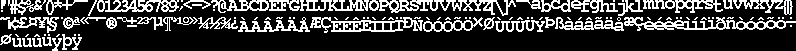
#> input picture Computer/resources/courB14.pbm, 796 x 51 px
$ python -i ImageParser.py   (imports and definitions only)   (Python 2 division)
#> lines starting #> are read from the running program, lines starting #| are printed output that depends on the picture; after the words box and inside, x2 and y2 are one past the last pixel; in counts of white or black regions, pixels touching at a corner belong together
#> further down, picture is the input picture: PIL image 796x51 1; 23.9% white in thin lines or dots
"""
A collection of methods to provide functionality for reading and writing
NetPBM images.

Note: reading in of P3 and P6 images is not currently supported.

Functions:
get_info() -- get header details from a NetPBM file.
parse_image() -- read in data from a NetPBM file.
save_image() -- save an image as a NetPBM file.
"""

# Import needed modules/libraries.
import os.path
import string
import sys
from PIL import Image
import array


# [288 lines left out: functions get_info, _P1_parser, _P2_parser, _P4_parser, _P5_parser, parse_image and 1 more, not called in this run]


# Move to an image processing module
def resize_image(image):

    (width, height) = image.size
#> width = 796; height = 51
    if (width, height) is (360, 32):
        return

    im = Image.new("L", (360, 32), "black")
#> im: PIL image 360x32 L; every value is 0

    if width >= 360 and height >= 32:
        x = (width - 360) / 2
#> x = 218
        y = (height - 32) / 2
#> y = 9
        image = image.crop((x, y, x+360, y+32))
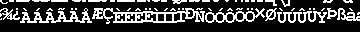
#> image: PIL image 360x32 1; 24.5% white in thin lines or dots, all inside (x1, y1, x2, y2) = (0, 0, 360, 24)
        im.paste(image)

    if width < 360 and height < 32:
        im.paste(image, (180 - width/2, 16 - height/2))

    elif width < 360:
        y = (height - 32) / 2
        image = image.crop((0, y, width, y+32))
        im.paste(image, (180 - width/2, 0))

    elif height < 32:
        x = (width - 360) / 2
        image = image.crop((x, 0, x+360, height))
        im.paste(image, (0, 16 - height/2))

    return im


# Move to an image processing module
def image_to_data(image):

    image = resize_image(image)
    data = [array.array('B', [0]*128) for i in range(90)]
    image_data = list(image.getdata())
#> image_data = 11520 values, max 255 at index 0, min 0 at index 2, mean 62.42

    width = 360

    # loop through each column of pixels
    for i in range(width):
        col = image_data[i::width]
        sub_col = [col[x % 2 * 16 + x / 2:(x % 2 + 1) * 16:2] for x in range(4)]


        #loop through each bit of the col
        for j in range(8):
            #break col into 4 lots of 8 pixels
            for k in range(4):
                byte = 0
                for l in range(8):
                    #if sub_col[k][l] & (1 << j):
                    if (sub_col[k][l] / 31.875) >= (j + 1):
                        byte |= (1 << 7-l)
                n = ((3 - k) / 2) * 2 + k % 2
                data[i / 4][i % 4 * 32 + j * 4 + n] = byte
#> after the loop, data = 90 items

    return data

>>> from PIL import Image
>>> picture = Image.open('resources/courB14.pbm')
>>> result = image_to_data(picture)
#> result = 90 items
